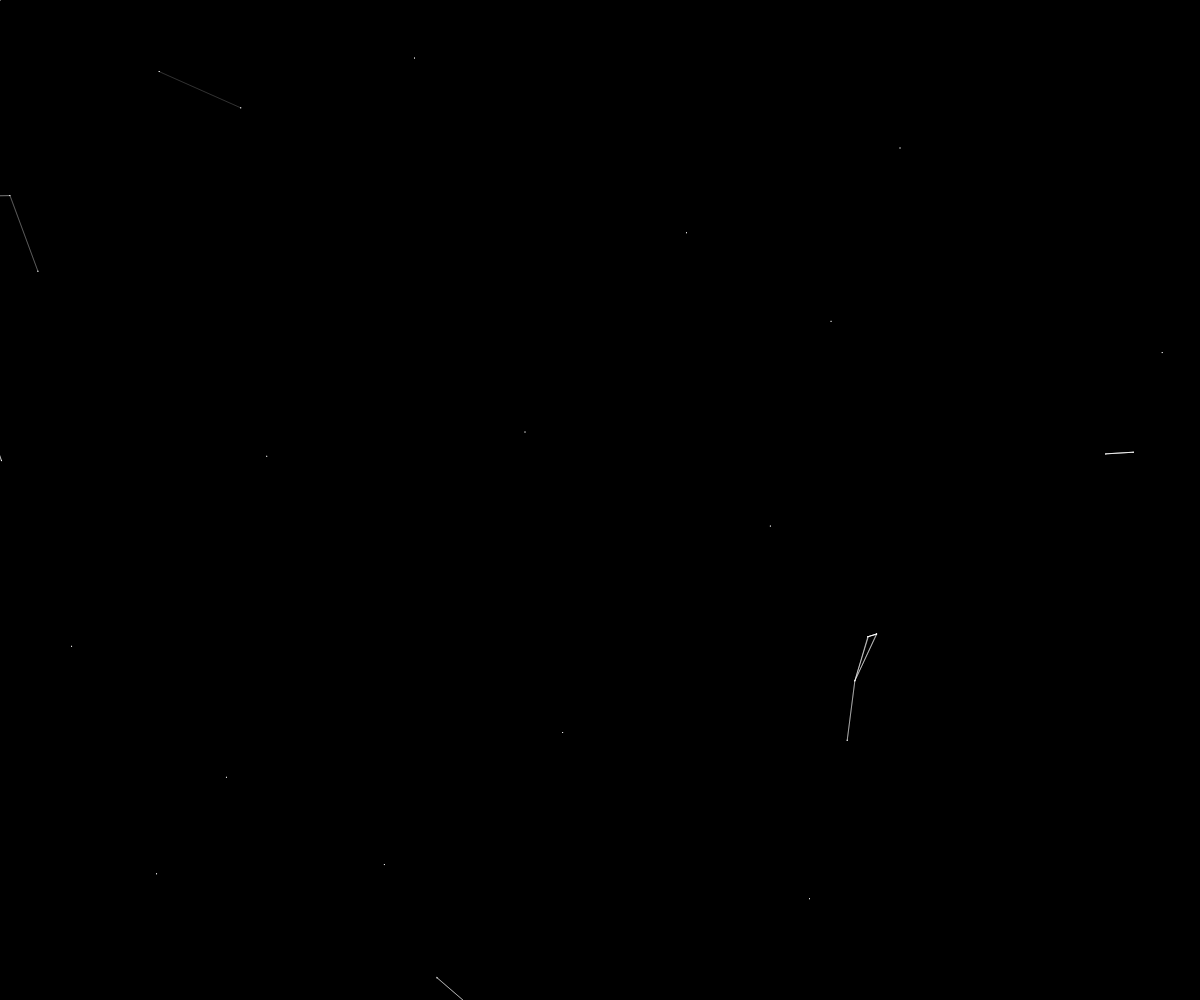
Frame 1 (no input)
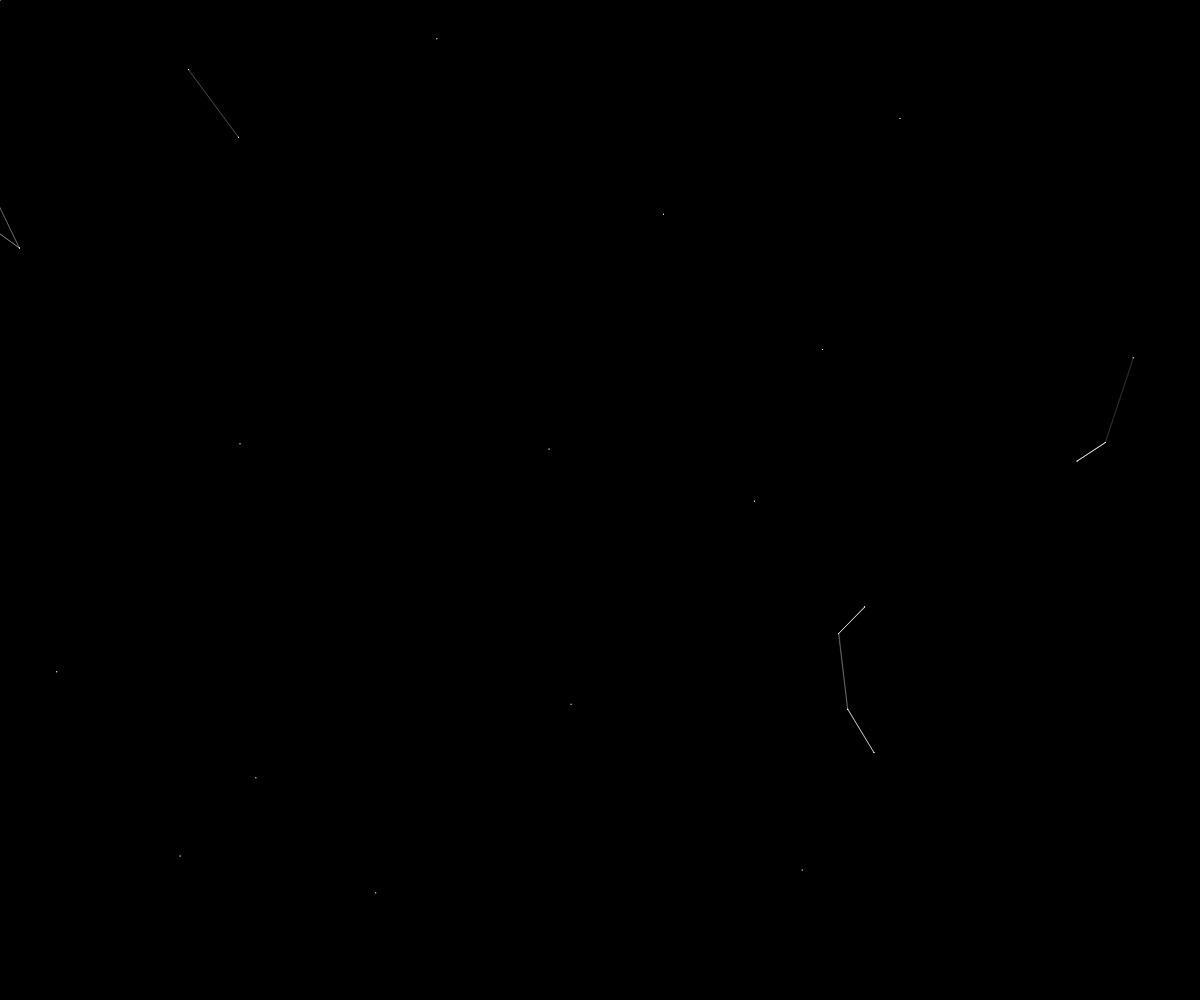
Frame 60 (no input)
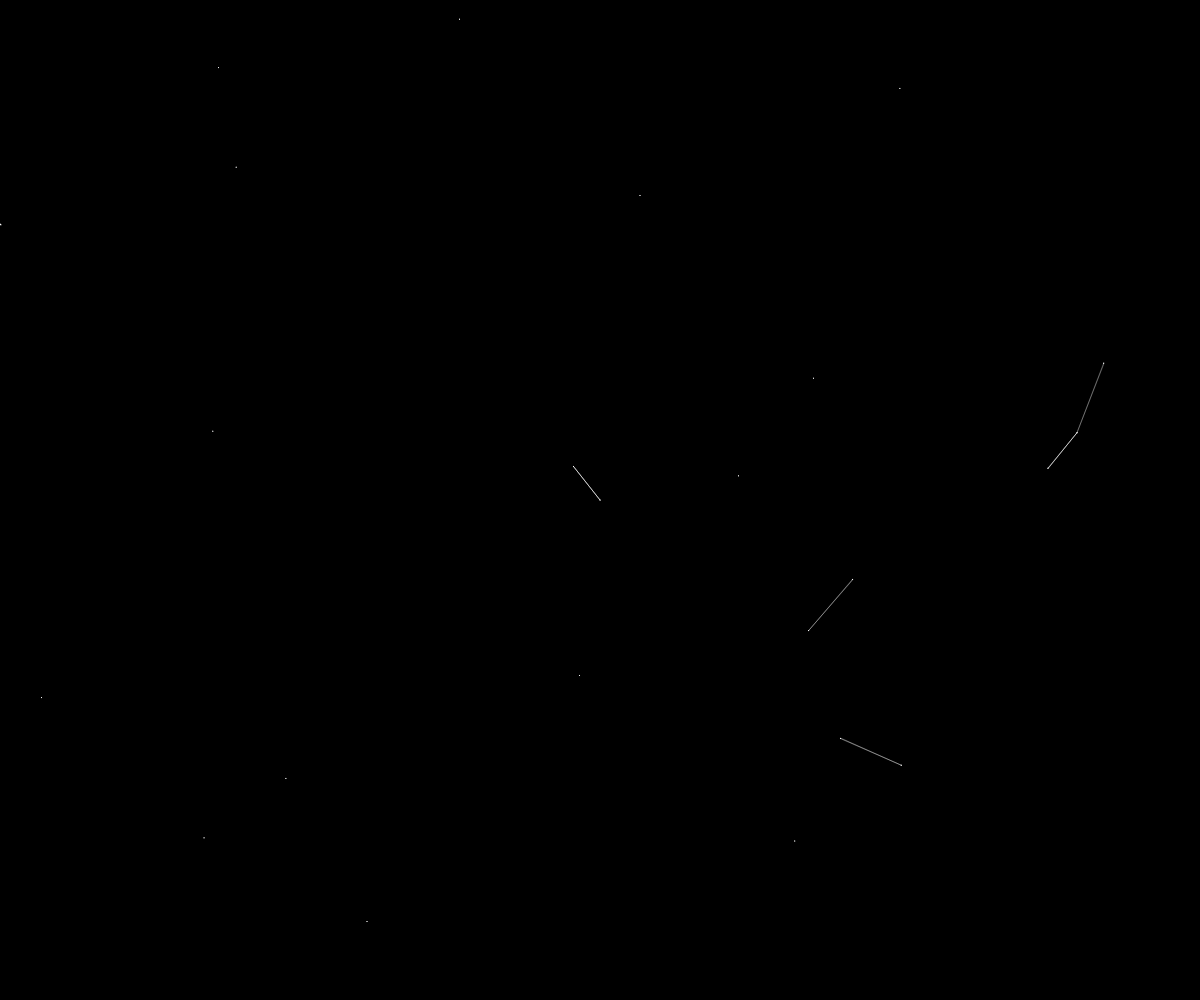
Frame 120 (the mouse pressed at the canvas centre since frame 60)

The p5.js sketch that drew these frames (run headless with seeded random() and noise() and a simulated clock; from frame 60 on, the mouse is pressed at the canvas centre):

// p5.js sketch
// ── sketch.js
var points = [];
var tetherDist = 100;
var amount = 40;
var bounds = tetherDist;
function setup() {
  createCanvas(windowWidth, windowHeight);
  for (var i = 0; i < amount; i++)
  {
    points.push(new   Point(random(0-bounds,width+bounds),random(0-bounds,height+bounds),random(0,2*PI),0.5))
    
  }
  
  points.push(new Point(mouseX,mouseY,0,0))
}

function draw() {
  background(0);
  for (var i = 0; i < points.length; i++)
  {
    points[i].move();
    points[i].draw();
  }
  
  points[points.length-1].x = mouseX;
  points[points.length-1].y = mouseY;
  
}

class Point
{
  
  constructor(x,y,dir,speed)
  {
    this.x = x;
    this.y = y;
    this.dir = dir;
    this.speed = speed;
    
  }
  
  move()
  {
    this.x += cos(this.dir)*this.speed;
    this.y += sin(this.dir)*this.speed;
    if (this.x < 0-bounds)
      this.x = width+bounds;
    if (this.x > width+bounds)
      this.x = 0-bounds;
    if (this.y < 0-bounds)
      this.y = width+bounds;
    if (this.y > width+bounds)
      this.y = 0-bounds;
    
  }
  
  draw()
  {
    stroke(255);
    point(this.x,this.y)
    for (var i = 0; i < points.length; i++)
    {
      if (distance(this.x,this.y,points[i].x,points[i].y) < tetherDist)
      {
        
        var clr = map(distance(this.x,this.y,points[i].x,points[i].y),0,tetherDist,0,255)*-1+255
        stroke(255,clr);
        line(this.x,this.y,points[i].x,points[i].y);
      }
    }
  }
}
        
         
function distance(x1,y1,x2,y2)
{
  var distance = Math.sqrt(Math.pow(x2-x1,2)+Math.pow(y2-y1,2));
  return distance;
}
